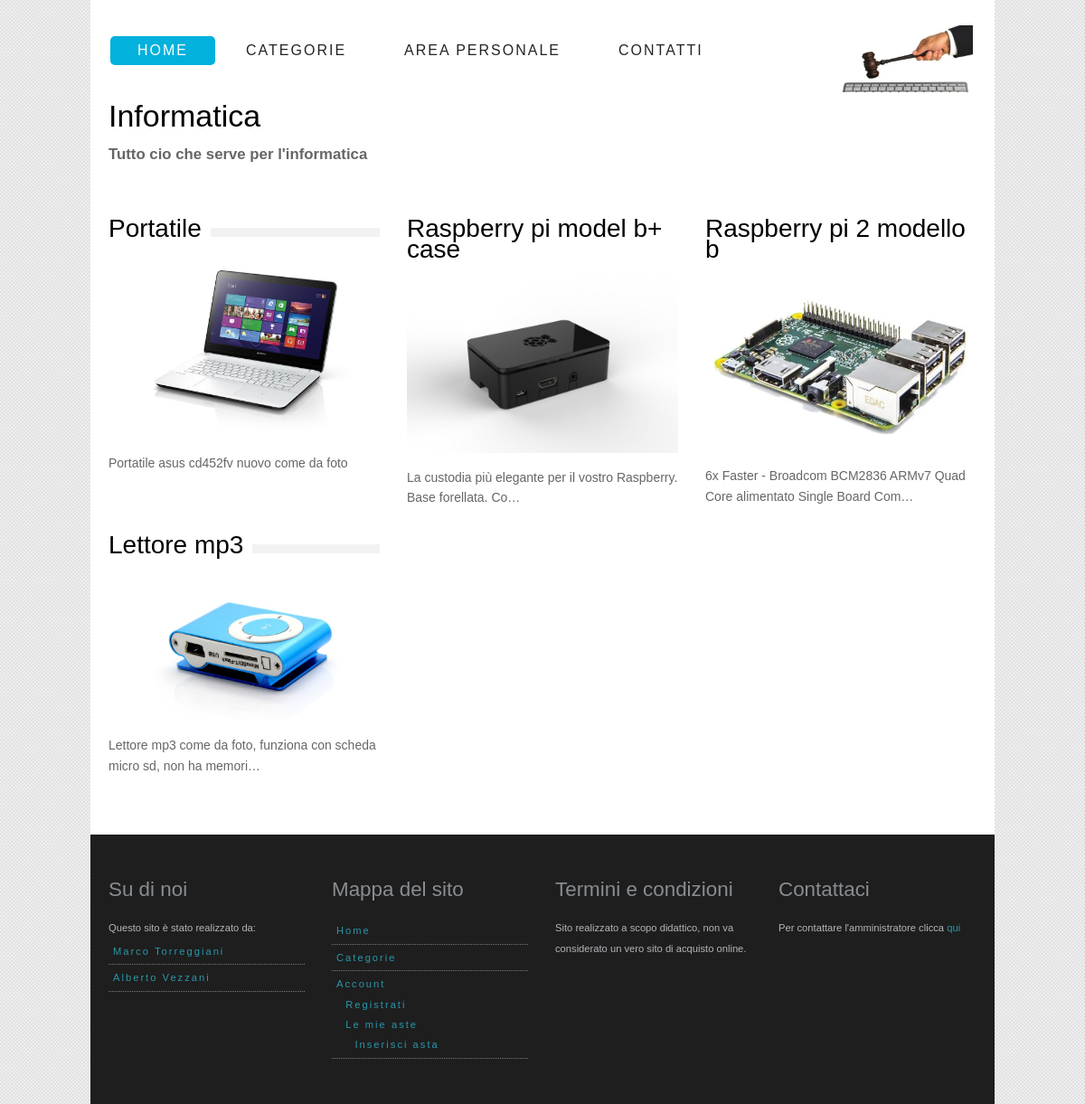
Page /categorie/2 on the committed database.
### AsteOnLine/models.py (models this page shows, shortened)
class Categoria (models.Model):
    nome = models.CharField(max_length=20, unique=True)
    foto = models.ImageField(upload_to=get_catName, default=settings.NO_MEDIA)
    descrizione = models.TextField(max_length=300)
    class Meta:
        verbose_name_plural = 'Categorie'

class Asta (models.Model):
    creatore = models.ForeignKey(MyUser)
    titolo = models.CharField(max_length=140)
    descrizione = models.TextField(max_length=900)
    foto = models.ImageField(upload_to=get_nome, default=settings.NO_MEDIA)
    data_apertura = models.DateTimeField(default=timezone.now)
    data_chiusura = models.DateTimeField(default=timezone.now()+datetime.timedelta(days=1))
    categoria= models.ForeignKey(Categoria)
    base_asta = models.DecimalField(max_digits=8,decimal_places=2,default=0.10)
    offerta_corrente = models.DecimalField(max_digits=8,decimal_places=2,default=0.00)
    stato = models.CharField(max_length=15, choices=SCELTE_STATO, default=SCELTE_STATO[0])
    def image_tag(self):
        """
        Funzione che implementa la visualizzazione della foto dell'asta.
        Viene usata nell'interfaccia di admin per mostrare le foto.
        :return: html che visualizza la foto
        """
        return u'<p align ="center"><img src="%s" width ="100px" align ="middle"/></p>' % self.foto.url
    image_tag.short_description = 'Foto'
    image_tag.allow_tags = True
    class Meta:
        verbose_name_plural = 'Aste'
    def attiva(self):
        return self.data_chiusura>timezone.now()
    attiva.admin_order_field = '-data_chiusura'
    attiva.boolean = True
    attiva.short_description = 'Attiva?'

### AsteOnLine/views.py (the view)
# urls.py: url(r'^categorie/(?P<id_categoria>[0-9]+)$', views.dettaglio_categoria, name ='dettagliocategoria'),
def dettaglio_categoria(request,id_categoria):
    aste=Asta.objects.filter(categoria=id_categoria).order_by('-data_apertura')
    l=[]
    for a in aste:
        if a.attiva():
            l.append(a)
    categoria=get_object_or_404(Categoria,pk=id_categoria)
    context={'aste':l,'categoria':categoria}
    return render(request,'AsteOnLine/dettaglio_categoria.html',context)

### AsteOnLine/templates/AsteOnLine/dettaglio_categoria.html (shortened to what this page needs)
{% extends "AsteOnLine/base.html" %}
{% block body %}
    <h1>{{ categoria.nome|capfirst }}</h1>
    <h4>
    {{ categoria.descrizione|capfirst }}
    </h4>
    <div style="clear:both; height: 40px"></div>
    {% if aste %}
        {% for asta in aste %}
            {% if forloop.counter|divisibleby:3 %}
                <div class="one-third last">
            {% else %}
                <div class="one-third">
            {% endif %}
                <a href="{% url 'AsteOnLine:offerta' asta.id %}">
                <div class="heading_bg">
                    <h2>{{ asta.titolo|lower|capfirst|truncatechars_html:30}}</h2>
                </div>
                <img src="../../media/{{ asta.foto }}" alt="" width="300px" >
                </a>
                <p> {{ asta.descrizione|truncatechars_html:73 }}</p>
            </div>
        {% endfor %}
    {% else %}
        <p>Non ci sono aste attive in questa categoria</p>
    {% endif %}
{% endblock %}

### AsteOnLine/static/AsteOnLine/css/style.css (style rules this page uses)
html,body,div,span,applet,object,iframe,h1,h2,h3,h4,h5,h6,p,blockquote,pre,a,abbr,acronym,address,big,cite,code,del,dfn,em,font,img,ins,kbd,q,s,samp,small,strike,strong,sub,sup,tt,var,dl,dt,dd,ol,ul,li,fieldset,form,label,legend,table,caption,tbody,tfoot,thead,tr,th,td { margin:0;padding:0;border:0;outline:0;font-weight:inherit;font-style:inherit;font-family:inherit;vertical-align:baseline }
body { font-family: Arial, Helvetica, sans-serif; font-size: .875em; line-height: 1.6em; background: #fff url(../img/body_bg.png) fixed; color: #666; }
h1, h2, h3, h4 { font-family: "QuicksandBook", Arial, sans-serif }
h1 { font-size: 34px; padding: 0 0 20px; color: #000 }
h2, h3 { margin: 20px 0; color: #000; font-weight: normal; text-transform:normal }
h2 { font-size: 2em }
h4 { font-size: 1.2em; font-weight: 700 }
.heading_bg { background: url(../img/heading_bg.png) repeat-x 0 30px }
.heading_bg h1, .heading_bg h2, .heading_bg h3, .heading_bg h4 { background: #FFF; padding-right: 10px; display: inline-block }
p { padding: 10px 0; font-size: 1em; }
a { color: #2997AB; text-decoration: none }
.one, .one-half, .two-third, .one-third, .one-fourth, .one-fifth, .one-sixth ,.inner-content, .one-third-big { float:left; }
.one-half, .two-third, .one-third, .one-fourth, .one-fifth, .one-sixth, .inner-content,.one-third-big { margin-right: 30px; }
.one-third { width:300px; }
.last { margin-right: 0px!important; }

### rows in the picture
Categoria: nome "Informatica", descrizione "Tutto cio che serve per l'informatica"
Asta: titolo "Portatile", foto (picture), descrizione "Portatile asus cd452fv nuovo come da foto"
Asta: titolo "Raspberry pi model b+ case", foto (picture), descrizione "La custodia più elegante per il vostro Raspberry. Base forellata. Co…"
Asta: titolo "Raspberry pi 2 modello b", foto (picture), descrizione "6x Faster - Broadcom BCM2836 ARMv7 Quad Core alimentato Single Board Com…"
Asta: titolo "Lettore mp3", foto (picture), descrizione "Lettore mp3 come da foto, funziona con scheda micro sd, non ha memori…"
